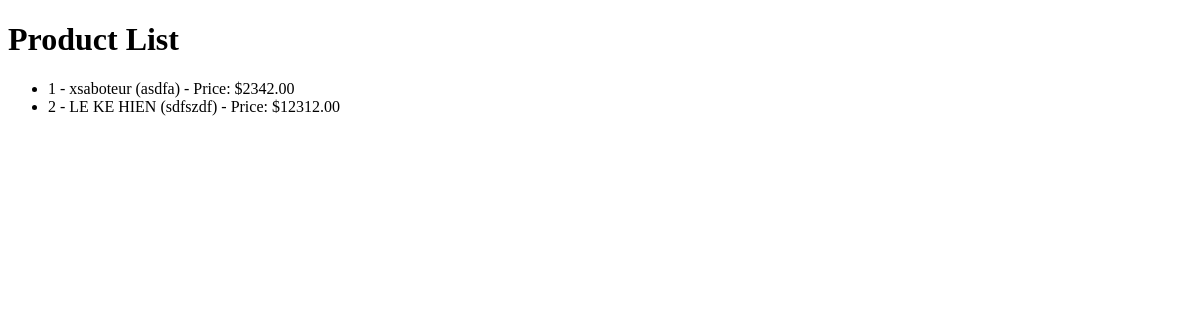
Page /products/products/ on the earlier database version.
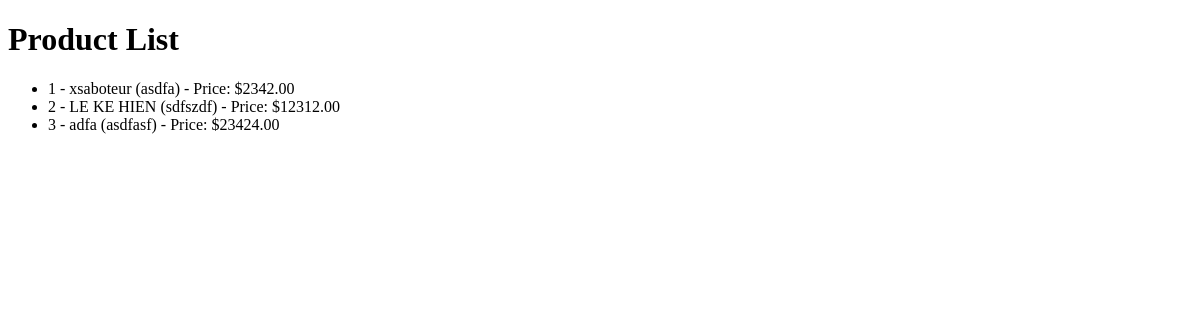
Same page on the later database version.
### products/models.py (models this page shows, shortened)
class Product(models.Model):
    name = models.CharField(max_length=100)
    description = models.TextField()
    price = models.DecimalField(max_digits=10, decimal_places=2)

### products/views.py (the view)
# urls.py: path('products/', ProductListView.as_view(), name='product-list'),
class ProductListView(ListView):
    model = Product
    template_name = 'products/product_list.html'
    context_object_name = 'products'

### products/templates/products/product_list.html (shortened to what this page needs)
<!DOCTYPE html>
<html>
<head>
</head>
<body>
    <h1>Product List</h1>
    <ul>
        {% for product in products %}
            <li>{{ product.id }} - {{ product.name }} ({{ product.description }}) - Price: ${{ product.price }}</li>
        {% endfor %}
    </ul>
</body>
</html>

Differences in the rows shown:
added Product: id "3", name "adfa", description "asdfasf", price "23424.00"
